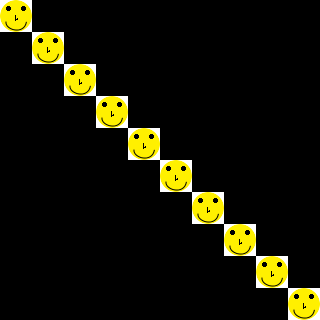

A level layout from a 2D game, rendered from its tile map. Below: a short description, then the map file with its tile-grid data intact:
An orthogonal 10x10 tile map with 32x32 px tiles, 1 tile layer (Tile Layer 1).

<map version="1.5" tiledversion="1.7.2" orientation="orthogonal" renderorder="right-down" width="10" height="10" tilewidth="32" tileheight="32" infinite="0" nextlayerid="2" nextobjectid="1">
 <tileset firstgid="1" name="basketball" tilewidth="32" tileheight="32" tilecount="2" columns="1">
  <properties>
   <property name="test_property" value="test_value" />
  </properties>
  <image source="icons.png" width="32" height="32" />
  <tile id="0">
   <properties>
    <property name="tile_0_property_name" value="tile_0_property_value" />
   </properties>
  </tile>
  <tile id="1">
   <properties>
    <property name="tile_1_property_name" value="tile_1_property_value" />
   </properties>
  </tile>
 </tileset>
 <layer id="1" name="Tile Layer 1" width="10" height="10">
  <data encoding="csv">
1,0,0,0,0,0,0,0,0,0,
0,1,0,0,0,0,0,0,0,0,
0,0,1,0,0,0,0,0,0,0,
0,0,0,1,0,0,0,0,0,0,
0,0,0,0,1,0,0,0,0,0,
0,0,0,0,0,1,0,0,0,0,
0,0,0,0,0,0,1,0,0,0,
0,0,0,0,0,0,0,1,0,0,
0,0,0,0,0,0,0,0,1,0,
0,0,0,0,0,0,0,0,0,1
</data>
 </layer>
</map>
